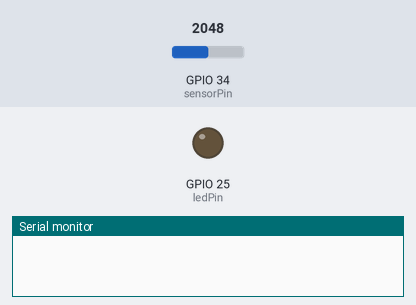
A sketch run on a simulated ESP32. Parts: output pins drawn as LEDs (lit = HIGH), the last lines printed to the serial monitor. The test bench sets the inputs (shaded band); at power-on: GPIO 34 (sensorPin) = 2048. WiFi joins after 1.5 s; servers stay silent unless stated; web services answer with replies made up by the test bench.

Above: at 0.1 s.
At 2.1 s:
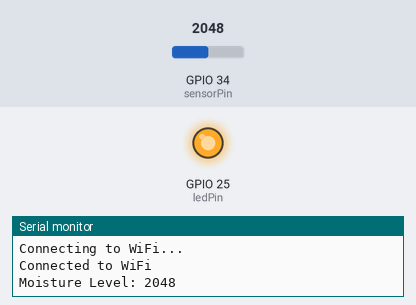
Timing chart, 0 to 3.6 s (numbered marks = the images above):
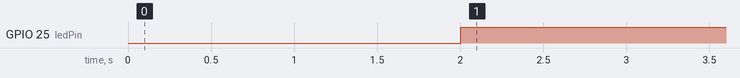

The sketch:

smartirrigation_think.ino
```cpp
#include <WiFi.h>
#include <HTTPClient.h>

const char* ssid = "Nord3";            // Replace with your Wi-Fi SSID
const char* password = "yuck12345";    // Replace with your Wi-Fi password

// ThingSpeak settings
const char* server = "http://api.thingspeak.com/update";
const char* apiKey = "ECYA92K3G7QK9K91"; //
int sensorPin = 34; // Moisture sensor analog pin
int ledPin = 25;    // LED digital pin
int threshold = 4000; // Moisture threshold value

void setup() {
  Serial.begin(115200);
  WiFi.begin(ssid, password);

  pinMode(sensorPin, INPUT);
  pinMode(ledPin, OUTPUT);

  // Wait for WiFi connection
  while (WiFi.status() != WL_CONNECTED) {
    delay(1000);
    Serial.println("Connecting to WiFi...");
  }
  Serial.println("Connected to WiFi");
}

void loop() {
  int moistureLevel = analogRead(sensorPin);
  Serial.print("Moisture Level: ");
  Serial.println(moistureLevel);

  // LED control
  if (moistureLevel < threshold) {
    digitalWrite(ledPin, HIGH); // Turn on LED
  } else {
    digitalWrite(ledPin, LOW);  // Turn off LED
  }

  // Send data to ThingSpeak
  if (WiFi.status() == WL_CONNECTED) {
    HTTPClient http;
    String url = String(server) + "?api_key=" + apiKey + "&field1=" + String(moistureLevel);
    http.begin(url);
    int httpCode = http.GET();

    if (httpCode > 0) {
      String payload = http.getString();
      Serial.println("Data sent to ThingSpeak: " + payload);
    } else {
      Serial.println("Error sending data");
    }

    http.end();
  } else {
    Serial.println("WiFi disconnected");
  }

  delay(15000); // Wait 15 seconds before sending the next data
}
```

Measured:
- by itself, GPIO 25 (ledPin): LOW → HIGH at 2.0 s
